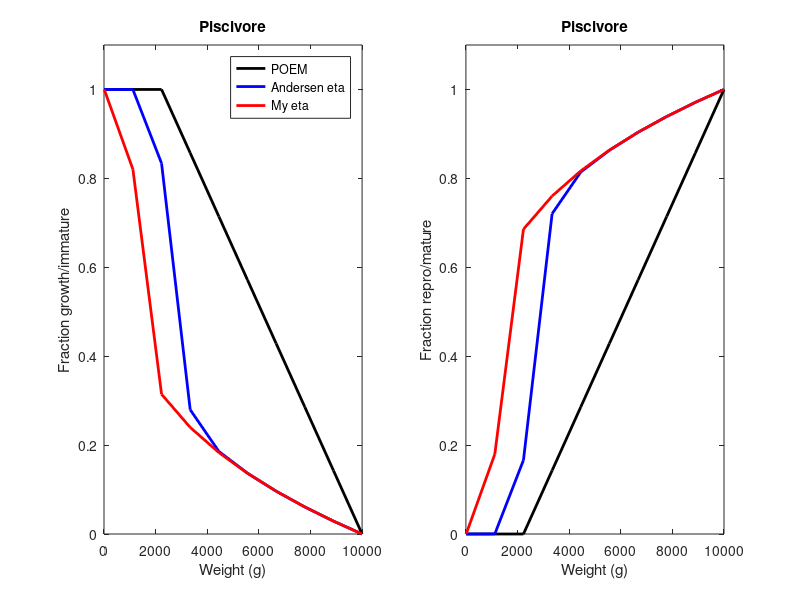
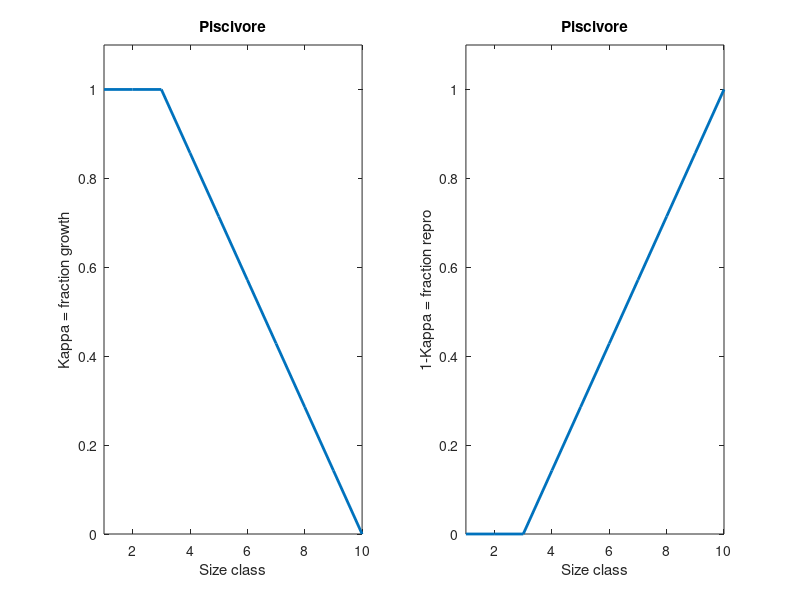
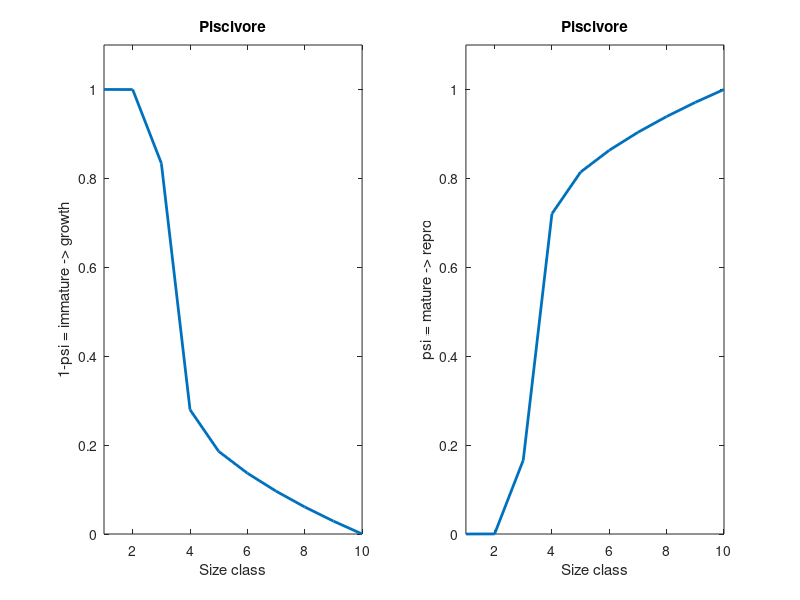
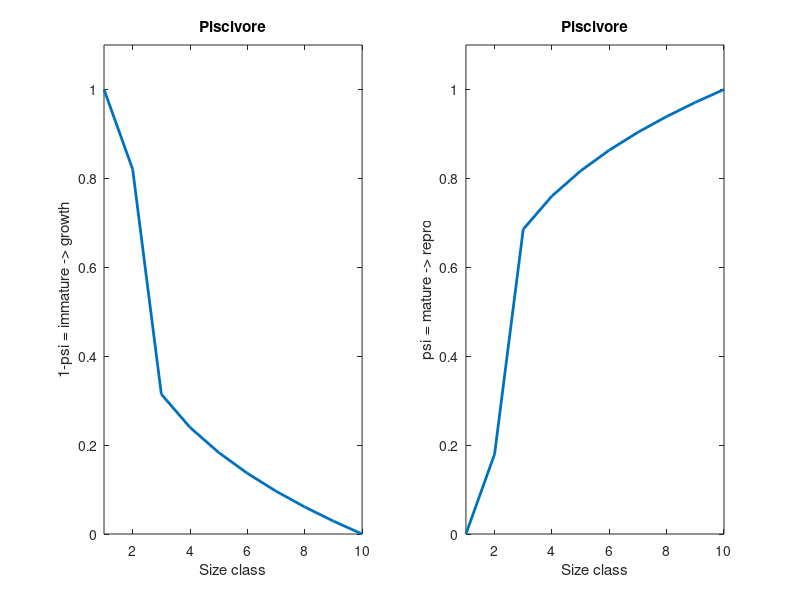

These charts were generated, in order, by the following MATLAB code:
% Maturity

clear all
close all

%% Current
PI_smin = 10;   %min size in g
PI_smax = 1e4;  %max size in g
PI_N = 10;      %number of size classes
PI_s = linspace(PI_smin,PI_smax,PI_N);
ds_pi = abs(PI_s - (PI_s(end) * 0.1));
pid = find(ds_pi == min(ds_pi));
pid = pid(1);
PI_K = [ones(1,pid), linspace(1,0,PI_N - pid)];
PI_rep = 1-PI_K;

figure(1)
subplot(1,2,1)
plot(PI_K,'LineWidth',2);
axis([1 10 0 1.1])
xlabel('Size class')
ylabel('Kappa = fraction growth')
title('Piscivore')
subplot(1,2,2)
plot(PI_rep,'LineWidth',2);
axis([1 10 0 1.1])
xlabel('Size class')
ylabel('1-Kappa = fraction repro')
title('Piscivore')

%% Andersen
nm = 0.25;
n=0.75;
psi = (1+(PI_s/(nm.*PI_s(end))).^-10).^-1 .* (PI_s/PI_s(end)).^(1-n);
grow=1-psi;

psiA = psi;
growA = grow;

figure(2)
subplot(1,2,1)
plot(growA,'LineWidth',2);
axis([1 10 0 1.1])
xlabel('Size class')
ylabel('1-psi = immature -> growth')
title('Piscivore')
subplot(1,2,2)
plot(psiA,'LineWidth',2);
axis([1 10 0 1.1])
xlabel('Size class')
ylabel('psi = mature -> repro')
title('Piscivore')

%% My FB & RAM analysis of Lm vs Linf
nm = 0.1213;
n=0.75;
psi = (1+(PI_s/(nm.*PI_s(end))).^-10).^-1 .* (PI_s/PI_s(end)).^(1-n);
grow=1-psi;

figure(3)
subplot(1,2,1)
plot(grow,'LineWidth',2);
axis([1 10 0 1.1])
xlabel('Size class')
ylabel('1-psi = immature -> growth')
title('Piscivore')
subplot(1,2,2)
plot(psi,'LineWidth',2);
axis([1 10 0 1.1])
xlabel('Size class')
ylabel('psi = mature -> repro')
title('Piscivore')

%% All together
figure(4)
subplot(1,2,1)
plot(PI_s,PI_K,'k','LineWidth',2); hold on;
plot(PI_s,growA,'b','LineWidth',2); hold on;
plot(PI_s,grow,'r','LineWidth',2); hold on;
ylim([0 1.1])
legend('POEM','Andersen eta','My eta')
xlabel('Weight (g)')
ylabel('Fraction growth/immature')
title('Piscivore')
subplot(1,2,2)
plot(PI_s,PI_rep,'k','LineWidth',2);hold on;
plot(PI_s,psiA,'b','LineWidth',2); hold on;
plot(PI_s,psi,'r','LineWidth',2); hold on;
ylim([0 1.1])
xlabel('Weight (g)')
ylabel('Fraction repro/mature')
title('Piscivore')
print('-dpng','maturity_fns_pisc.png')
